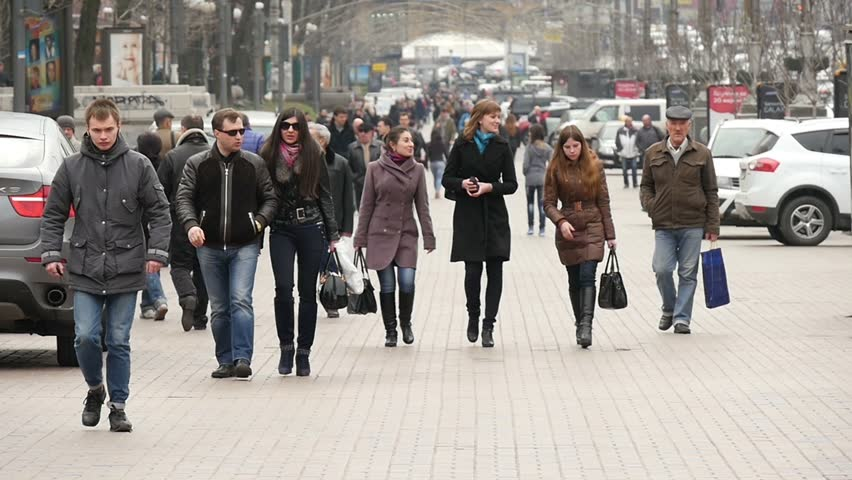
#> input picture intro-machine-learning/W11/data/people01.jpg, 852 x 480 px
$ jupyter execute --allow-errors 03-hog.ipynb
#> lines starting #> are read from the running program, lines starting #| are printed output that depends on the picture
[cell 1]
import requests
from IPython.core.display import HTML
HTML(f"""
<style>
@import "https://cdn.jsdelivr.net/npm/bulma@0.9.4/css/bulma.min.css";
</style>
""")

# Gradient image features: Histogram of Oriented Gradients (HoG) introduction

**Overview**
This exercise introduces image gradient extraction and demonstrates how to compute Histogram of Oriented Gradients (HoG) features on a sample image. The extracted HoG features will be used in later exercises for classification.

<article class="message">
    <div class="message-body">
        <strong>List of individual tasks</strong>
        <ul style="list-style: none;">
            <li>
            <a href="#descriptor">Task 1: Calculate the HoG descriptor</a>
            </li>
            <li>
            <a href="#test1">Task 2: Reflect</a>
            </li>
            <li>
            <a href="#test">Task 3: Visualizing and understanding the HoG de…</a>
            </li>
            <li>
            <a href="#test2">Task 4: Reflect</a>
            </li>
            <li>
            <a href="#compare_images">Task 5: Comparing HoG Features</a>
            </li>
            <li>
            <a href="#compare_images1">Task 6: Evaluating HoG Features</a>
            </li>
            <li>
            <a href="#interpretation">Task 7: Interpretation/ Understanding questions</a>
            </li>
            <li>
            <a href="#interpretation1">Task 8: Interpretation/ Understanding questions</a>
            </li>
        </ul>
    </div>
</article>

The cell below loads a sample image.

[cell 2]
## load input image
import matplotlib.pyplot as plt
import numpy as np
from skimage.feature import hog
from skimage import data, exposure


fn =  "./data/people01.jpg"
image = plt.imread(fn)
#> image is the input picture: shape (480, 852, 3); mean R, G, B 152.3, 146.7, 141.6
print(image.shape)
#| (480, 852, 3)

#> (the rest of this cell did not finish here and is left out)

The following section:
- Introduces the [HoG descriptor](https://en.wikipedia.org/wiki/Histogram_of_oriented_gradients)

- Shows how to calculate a HoG featues for an image including a visualization of the HoG descriptor.

## Overview of Histogram of Oriented Gradients (HoG) Algorithm
The Histogram of Oriented Gradients (HoG) is a feature descriptor used to detect objects in images.
The function [skimage.feature.HoG](https://scikit-image.org/docs/stable/api/skimage.feature.html<elem-3>.feature.HoG)
 computes
the HoG features. It also returns the feature descriptor vector (`fd`
), in which its
size is equal to the number of: Bins $\times$ Block Columns
$\times$ Block Rows $\times$ Cells in the Block.
The process involves the following stages:
**1. Preprocessing / Smoothing:**

Initially, the image undergoes a global intensity normalization to diminish the effects of lighting. A common technique involves gamma (power-law) transformation of pixels, which can be achieved by calculating the square root or logarithm of each color channel. This stage helps in reducing the impact of local shadowing and highlights variations since the image texture strength is generally related to the local surface illumination.
**2. Calculation of Image Gradients:**

This stage focuses on computing image gradients. The standard procedure is to either convert the image to grayscale or use the most prominent color channel.
**Info**
This step was implemented by us in the first part of the exercise.


**3. Creation of Cells and Calculation of normalized Histograms:**

The objective is to create an encoding of local gradients. This involves partitioning the image window into smaller spatial cells. Each cell creates a histogram of image gradient orientations and performs various steps to normalize intensities and histograms.
**4. Compilation of Feature Vector:**

The HoG feature is constructed by concatenating the histograms for each cell into a combined vector.

---
**Task 1 (easy): Calculate the HoG descriptor👩‍💻**
1. Run the cell below to calculate and plot the HoG descriptor.

---

[cell 3]
# load new image
image1 = data.astronaut()[:270,100:320]
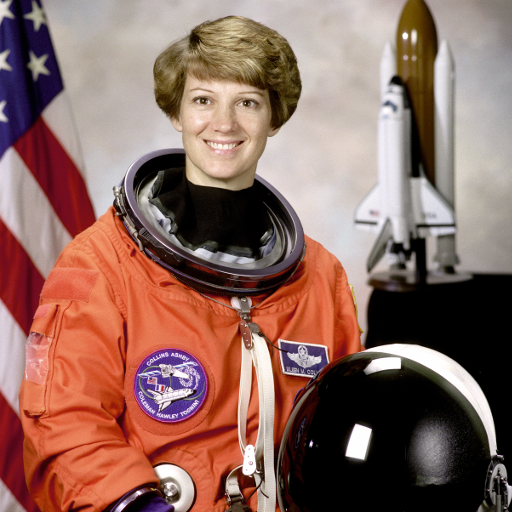
#> input picture skimage.data.astronaut(), 512 x 512 px
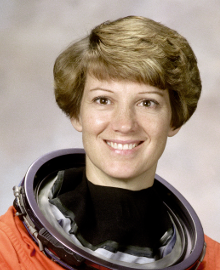
#> image1: shape (270, 220, 3); mean R, G, B 148.5, 130.6, 117.9
print(image1.shape)
#| (270, 220, 3)

feature_vector=True,
bins = 8
pixels_per_cell = 16
cells_per_block = 4

(fd1, HoG_feat1) = hog(
    image1,
    orientations=bins,
    pixels_per_cell=(pixels_per_cell, pixels_per_cell),
    cells_per_block=(cells_per_block, cells_per_block),
    block_norm="L2",
    visualize=True,
    feature_vector=True,
    channel_axis=-1
)
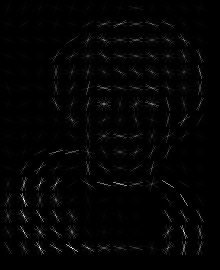
#> HoG_feat1: shape (270, 220) float64; min 0, max 68.85, mean 1.1; drawn with min black and max white
#> fd1 = 16640 values, max 0.717 at index 14860, min 0 at index 12411, mean 0.0553
HoG_feat1 = HoG_feat1.astype("uint8")
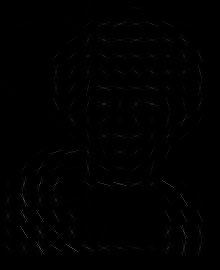
#> HoG_feat1: shape (270, 220); min 0, max 68, mean 0.9


# after implementation of the HoG function, run the following plot
#> (the rest of this cell did not finish here and is left out)

---
**Task 2 (easy): Reflect💡**
1. What charaterizes the local histograms and the HoG feature combined?

---

[cell 4]
#Write your reflections here..

---
**Task 3 (easy): Visualizing and understanding the HoG descriptor👩‍💻**
Change the parameters of the HoG descriptor and visualize how the feature descriptor changes.
1. Change the parameters for the HoG descriptor:

- the number of bins
- the number of pixels per cell
- the number of cells per block

and visually observe how the dimensionality and the features change.
2. The following cell loads an image of a cat. Calculate the HoG descriptor of the cat image.

---

[cell 5]
image2 = data.cat()[:270,:440:2]
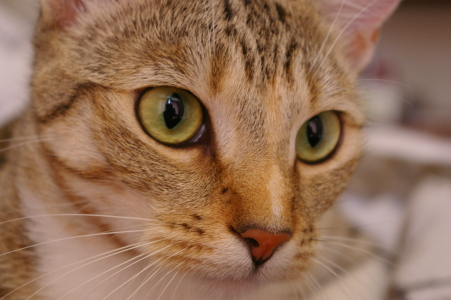
#> input picture skimage.data.cat(), 451 x 300 px
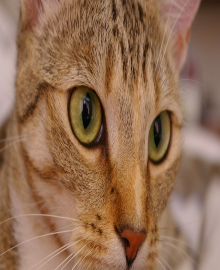
#> image2: shape (270, 220, 3); mean R, G, B 146.3, 109.6, 83.4
print(image2.shape)
#| (270, 220, 3)

#> (the rest of this cell did not finish here and is left out)

---
**Task 4 (easy): Reflect💡**
1. What charaterizes the local histograms and the HoG feature combined?

---

[cell 6]
#Write your reflections here...

---
**Task 5 (easy): Comparing HoG Features👩‍💻**
This task is about comparing HoG features of two different images.
1. Change the parameters of the HoG descriptor and visually compare the HoG features.
2. Calculate the normalized (use `np.linalg.norm`
 to normalize vectors) scalar product between the two feature vectors `fd1`
 and `fd2`
.     - What is the scalar product between two feature vectors? (compare it to the value of 1 )
    - Repeat the calculation for multiple HoG filter parameters, and describe how these parameters influence the result.

**Hint**
Set `feature_vector`
=True in `HoG`

3. Based on the cosine similarity (normalized inner product), explain how HoG features can be used to classify different images of cat/humans.

---

#> (a cell that did not finish here is left out)

[cell 8]
#Write your reflections here...

---
**Task 6 (easy): Evaluating HoG Features💡**
This task will compare two HoG features of different images.
1. What is the scalar product between two feature vectors? (compare it to the value of 1 )
2. Repeat the calculation for multiple HoG filter settings, notice a difference?

**Hint**
Set `feature_vector`
=True in `HoG`

3. Based on the cosine similarity (normalized inner product), explain how HoG features can be used to classify different images of cat/humans.

---

[cell 9]
#Write your reflections here...

---
**Task 7 (medium): Interpretation/ Understanding questions👩‍💻**
Select several images from the dataset (`peopleXY.jpg`
) and visually compare the HoG features of people and non-people images.
1. Run the cell below to visualizes the HoG features

---

[cell 10]
# load new image
fn =  "./data/people01.jpg"
image = plt.imread(fn)
print(image.shape)
#| (480, 852, 3)

feature_vector=True,
bins = 8
pixels_per_cell = 16
cells_per_block = 4

# Compute HoG.
(fd, HoG_feat) = hog(
    image,
    orientations=bins,
    pixels_per_cell=(pixels_per_cell, pixels_per_cell),
    cells_per_block=(cells_per_block, cells_per_block),
    block_norm="L2",
    visualize=True,
    feature_vector=False,
    channel_axis=-1
)
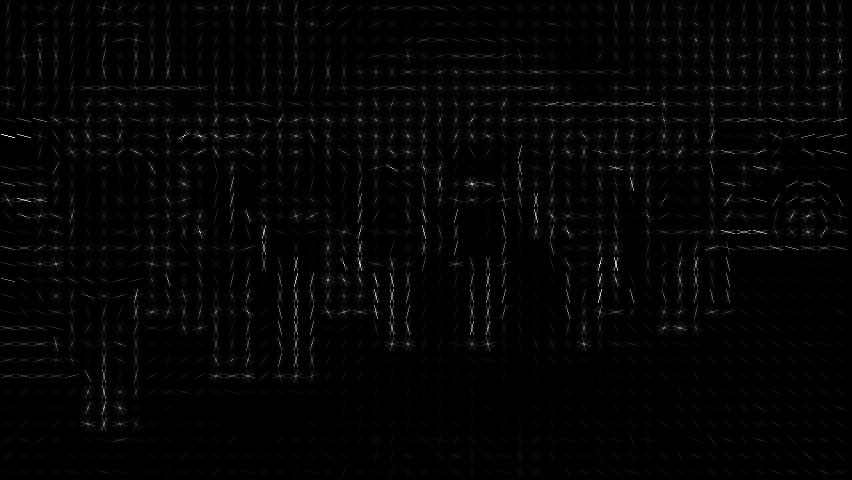
#> HoG_feat: shape (480, 852) float64; min 0, max 62.49, mean 1.1; drawn with min black and max white
HoG_feat = HoG_feat.astype("uint8")
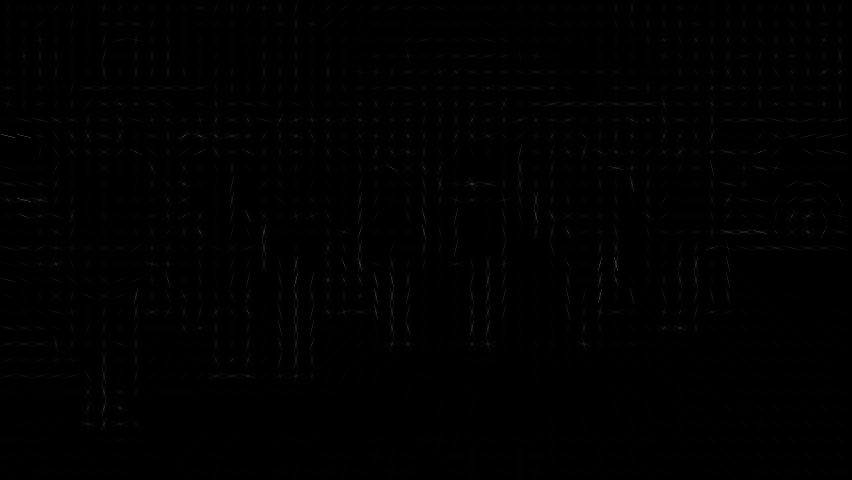
#> HoG_feat: shape (480, 852); min 0, max 62, mean 0.9


print(f' HoG feature vector shape: {fd.shape}')
#|  HoG feature vector shape: (27, 50, 4, 4, 8)
print(f' HoG feature vector shape after vectorization: {fd.reshape(-1).shape}')
#|  HoG feature vector shape after vectorization: (172800,)

#> (the rest of this cell did not finish here and is left out)

$ run again, with intro-machine-learning/W11/data/people02.jpg copied over intro-machine-learning/W11/data/people01.jpg
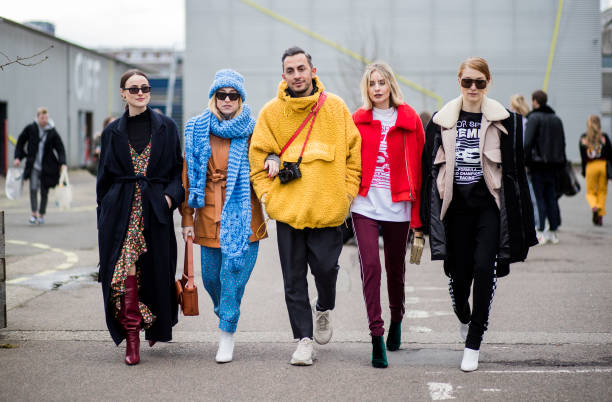
#> input picture intro-machine-learning/W11/data/people02.jpg, 612 x 402 px
#> image is the input picture: shape (402, 612, 3); mean R, G, B 139.8, 130.9, 129.4
#| (402, 612, 3)
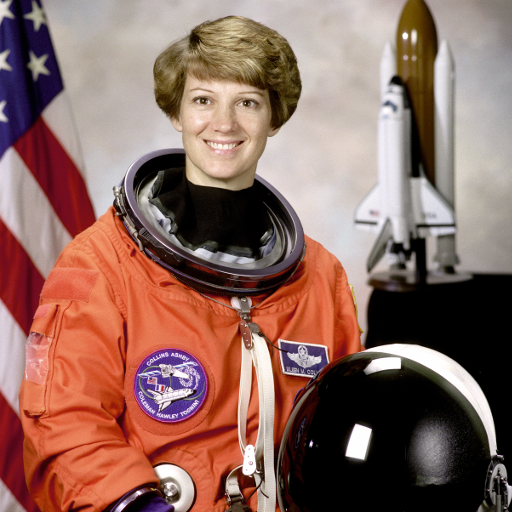
#> input picture skimage.data.astronaut(), 512 x 512 px
#| (270, 220, 3)
#> fd1 = 16640 values, max 0.717 at index 14860, min 0 at index 12411, mean 0.0553
#| (270, 220, 3)
#| (402, 612, 3)
#> `(fd, HoG_feat) = hog( image, orientations=bins, pixels_per_cell=(pixel..`:
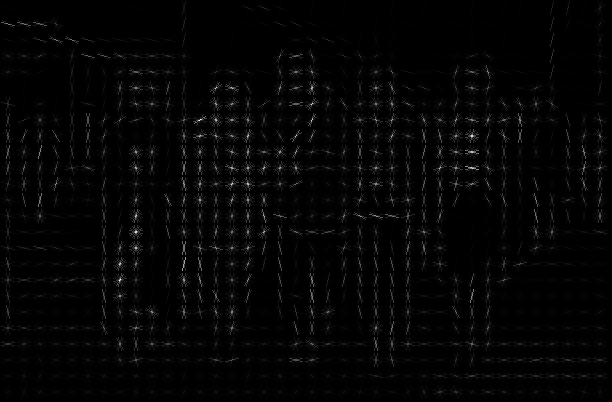
#> HoG_feat: shape (402, 612) float64; min 0, max 67.84, mean 1.3; drawn with min black and max white
#|  HoG feature vector shape: (22, 35, 4, 4, 8)
#|  HoG feature vector shape after vectorization: (98560,)

$ run again, with intro-machine-learning/W11/data/people03.jpg copied over intro-machine-learning/W11/data/people01.jpg
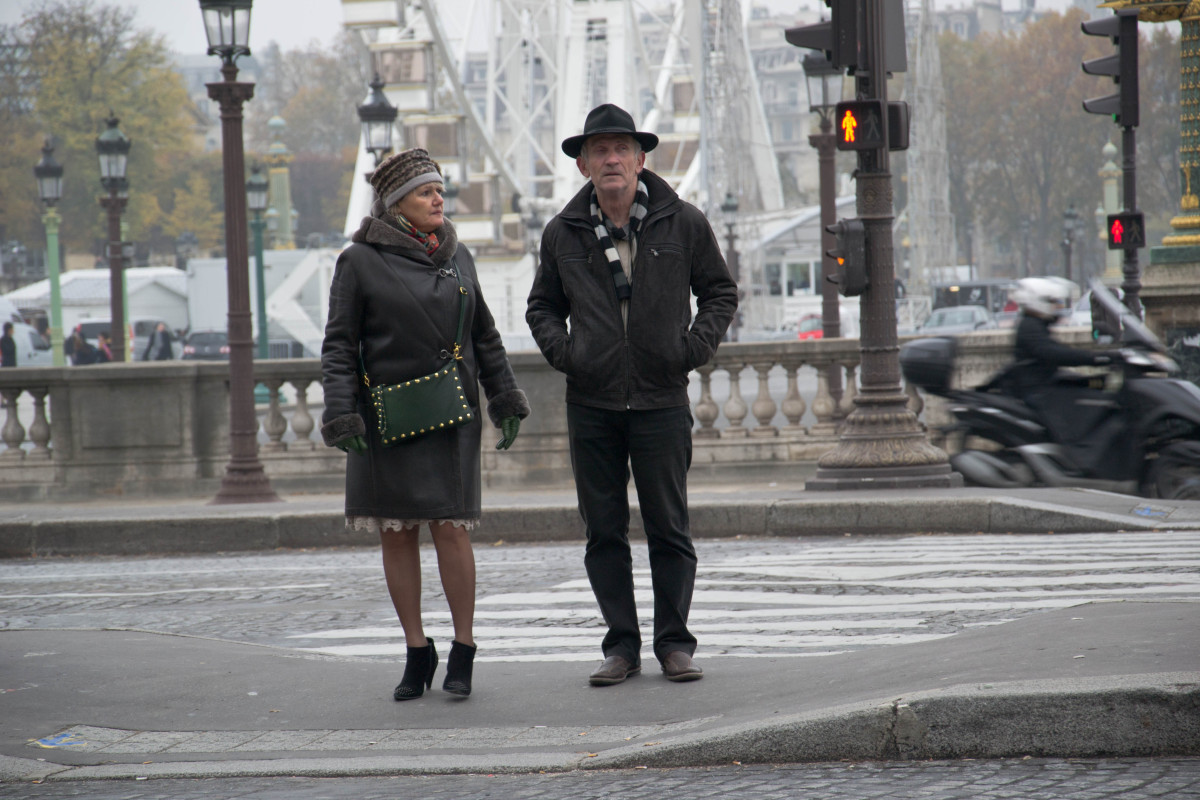
#> input picture intro-machine-learning/W11/data/people03.jpg, 1200 x 800 px
#> image is the input picture: shape (800, 1200, 3); mean R, G, B 122, 121.5, 121.2
#| (800, 1200, 3)
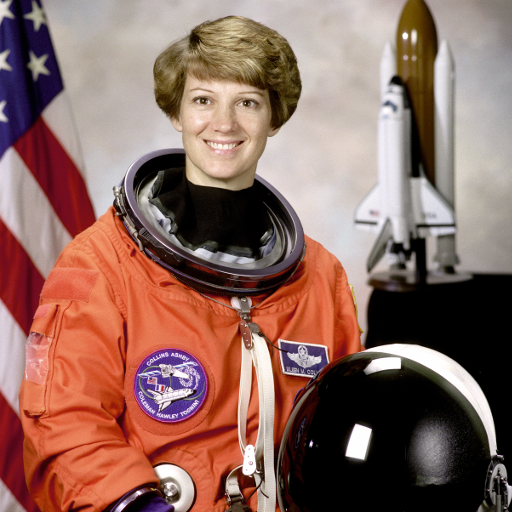
#> input picture skimage.data.astronaut(), 512 x 512 px
#| (270, 220, 3)
#> fd1 = 16640 values, max 0.717 at index 14860, min 0 at index 12411, mean 0.0553
#| (270, 220, 3)
#| (800, 1200, 3)
#> `(fd, HoG_feat) = hog( image, orientations=bins, pixels_per_cell=(pixel..`:
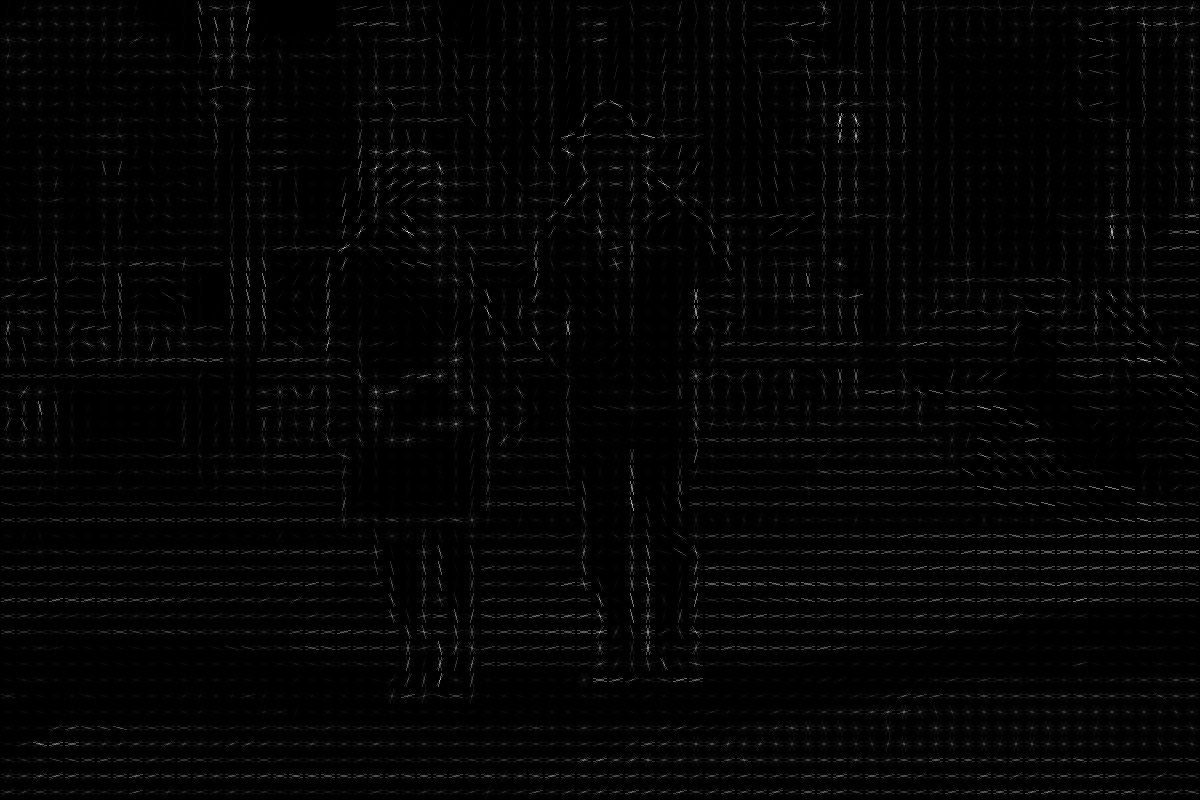
#> HoG_feat: shape (800, 1200) float64; min 0, max 45.44, mean 0.8; drawn with min black and max white
#|  HoG feature vector shape: (47, 72, 4, 4, 8)
#|  HoG feature vector shape after vectorization: (433152,)
